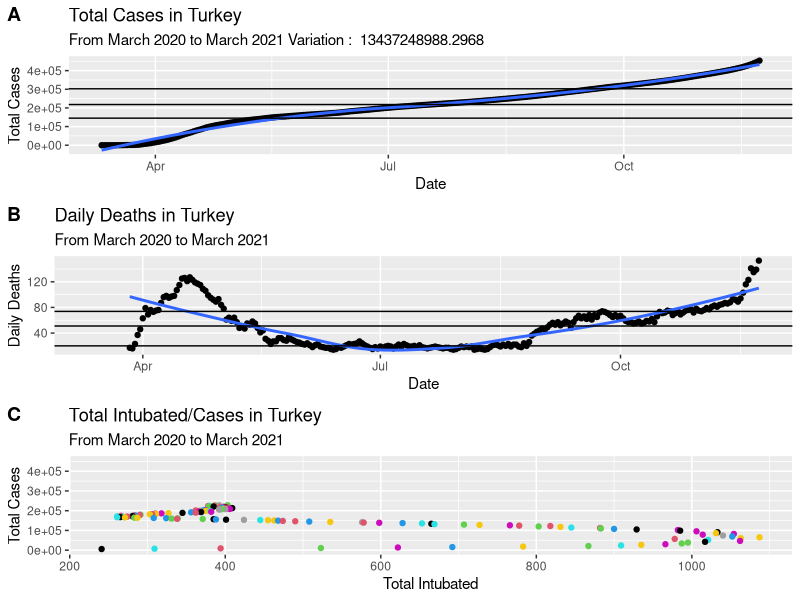

Write the R code that produced this figure.
## ---- chunk 1
library(readr)
library(dplyr)
library(ggplot2)
library(tidyr)
library(cowplot)
## ---- chunk 2
#read data
data <- read_csv("General/Turkey Covd/covid19-turkey-data.csv")

head(data, 10)
tail(data, 10)
## ---- chunk 3
#plotting


plot_1 <- ggplot(data = data, aes(x = date, y = total_case)) +
  geom_point() +
  geom_smooth(method = "loess", se = FALSE) + 
  geom_hline(aes(yintercept = quantile(data$total_case, 0.25, na.rm = TRUE))) +
  geom_hline(aes(yintercept = quantile(data$total_case, 0.5, na.rm = TRUE))) + 
  geom_hline(aes(yintercept = quantile(data$total_case, 0.75, na.rm = TRUE))) +
  labs(
    title = "Total Cases in Turkey",
        subtitle = paste("From March 2020 to March 2021 Variation : ", var(data$total_case) ),
       x = "Date",
       y = "Total Cases"
       )
    

plot_2 <- ggplot(data = data,aes(x = date, y = daily_death)) +
  geom_point() +
  geom_smooth(method = "loess", se = FALSE) + 
  geom_hline(aes(yintercept = quantile(data$daily_death, 0.25, na.rm = TRUE))) +
  geom_hline(aes(yintercept = quantile(data$daily_death, 0.5, na.rm = TRUE))) + 
  geom_hline(aes(yintercept = quantile(data$daily_death, 0.75, na.rm = TRUE))) +
  labs(
    title = "Daily Deaths in Turkey",
    subtitle = "From March 2020 to March 2021",
    x = "Date",
    y = "Daily Deaths",
    )

plot_3 <- ggplot(data = data, aes(x = total_intubated, y = total_case)) +
  geom_point(color = data$total_intubated) +
  labs(
    title = "Total Intubated/Cases in Turkey",
    subtitle = "From March 2020 to March 2021",
    x = "Total Intubated",
    y = "Total Cases"
  )

p <- plot_grid(plot_1, plot_2, plot_3, labels = "AUTO", nrow = 3)

ggsave("General/Turkey Covd/plot.PNG", p)

